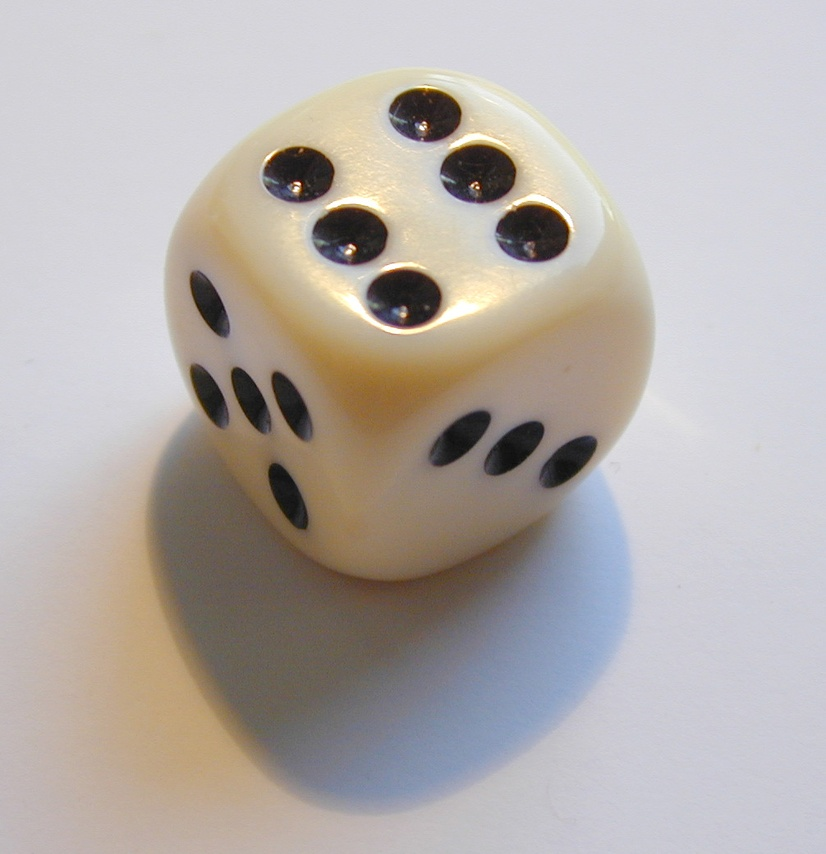
#> input picture programs/dice.jpg, 826 x 854 px, shrunk from 1006 x 1041 before the run
$ python gmm.py
#> lines starting #> are read from the running program, lines starting #| are printed output that depends on the picture
import cv2
import numpy as np
from sklearn.mixture import GaussianMixture
import matplotlib.pyplot as plt

# Load the image
image = cv2.imread("dice.jpg")  # Replace with your image path
#> image is the input picture: shape (854, 826, 3); mean B, G, R 170.4, 173.8, 180.5
image = cv2.cvtColor(image, cv2.COLOR_BGR2RGB)  # Convert BGR to RGB
(h, w, c) = image.shape  # Get image dimensions
#> h = 854; w = 826; c = 3

# Reshape the image into a 2D array of pixels
pixels = image.reshape((-1, 3))

# Apply Gaussian Mixture Model (GMM) with 3 clusters (adjust as needed)
num_clusters = 3
gmm = GaussianMixture(n_components=num_clusters, covariance_type='tied', random_state=42)
gmm.fit(pixels)

# Predict cluster labels
labels = gmm.predict(pixels)

# Reshape labels to match the image dimensions
segmented_image = labels.reshape((h, w))
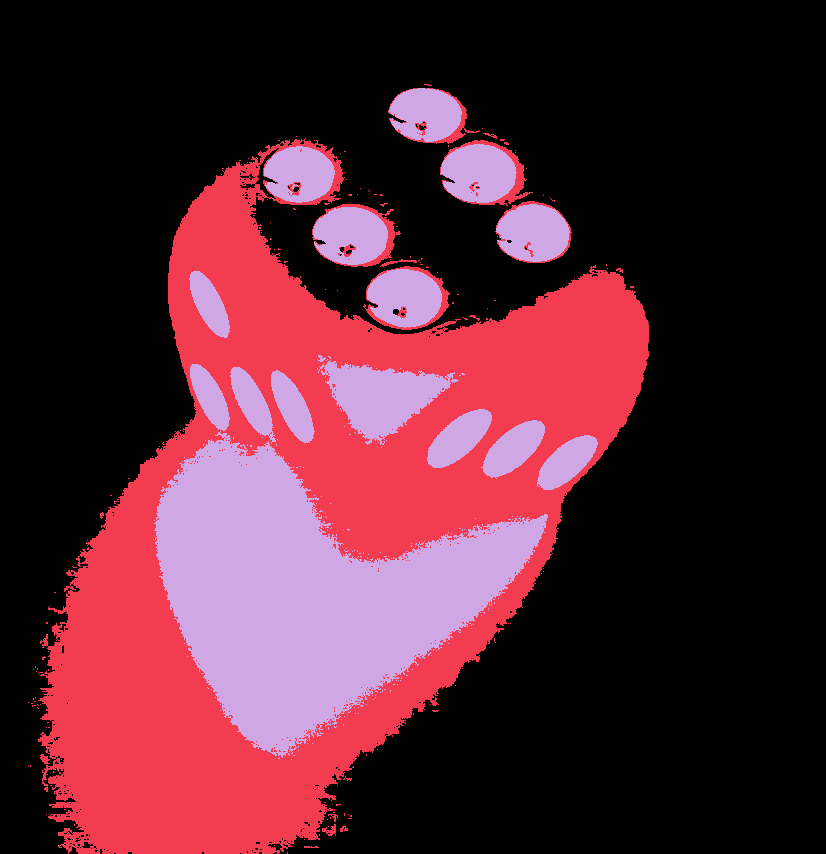
#> segmented_image: shape (854, 826) int64; 3 distinct labels, from 0 to 2; one colour per label, 0 black

# Plot the original and segmented images
fig, ax = plt.subplots(1, 2, figsize=(12, 6))

ax[0].imshow(image)
ax[0].set_title("Original Image")
ax[0].axis("off")

ax[1].imshow(segmented_image, cmap="viridis")
ax[1].set_title("Segmented Image using GMM")
ax[1].axis("off")

plt.show()
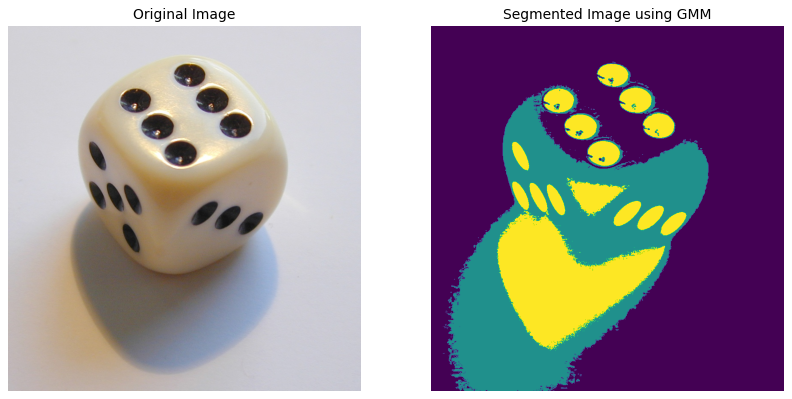
#> figure drawn by matplotlib, 2 panels
